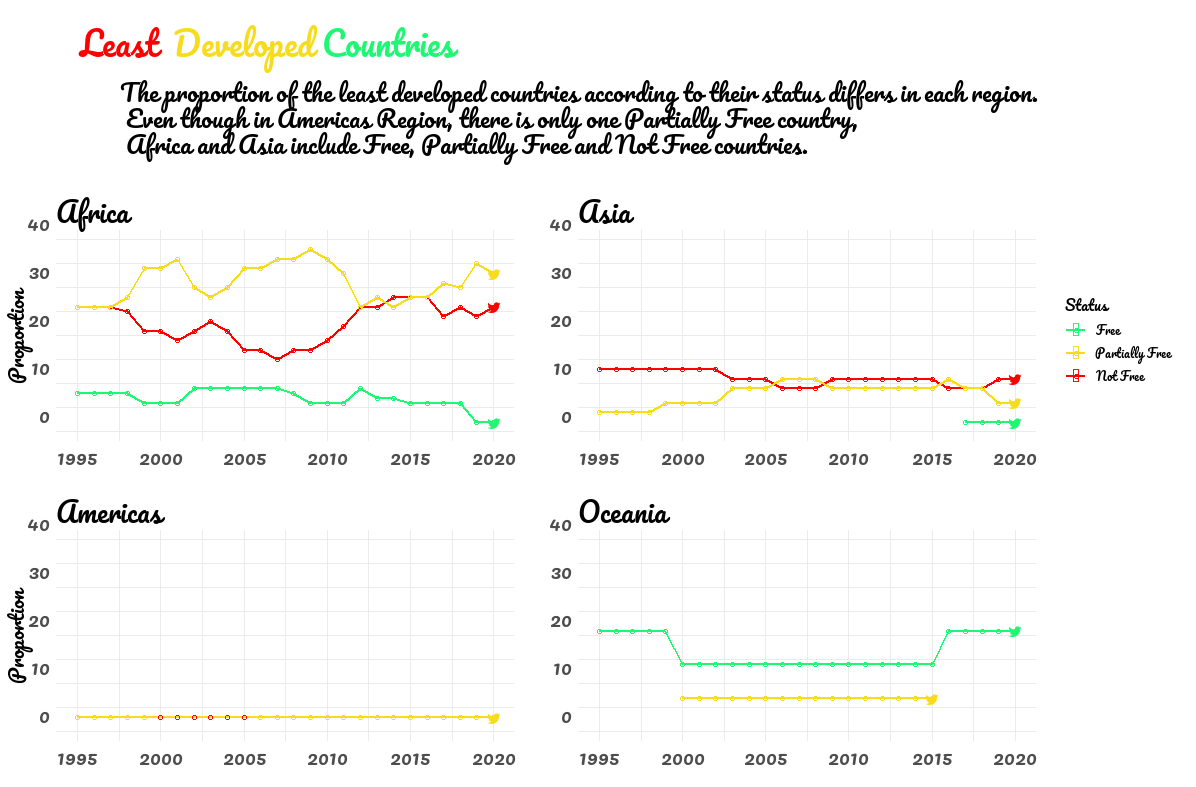

Here is the R script that generated this plot:
# Get the Data

# Read in with tidytuesdayR package 
# Install from CRAN via: install.packages("tidytuesdayR")
# This loads the readme and all the datasets for the week of interest

# Either ISO-8601 date or year/week works!

tuesdata <- tidytuesdayR::tt_load('2022-02-22')
tuesdata <- tidytuesdayR::tt_load(2022, week = 8)

freedom <- tuesdata$freedom

library(tidyverse)
library(ggplot2)
library(fontawesome)
library(emojifont)
library(showtext)
library(cowplot)
library(grid)


# 193 countiries
# 5 Regions --> Africa, Americas, Asia, Europe, Oceania
# 7 Groups
# 3 Status

# Region 1: Africa

fa <- fontawesome('fa-twitter')

font_add_google(name = "Pacifico",   
                family = "pacifico")

nr_countries_Africa <- freedom %>%
  filter(Region_Name == "Africa") %>%
  group_by(year) %>%
  distinct(country) %>%
  count() 

freedom_data_Africa <- freedom %>%
  filter(is_ldc == 1, Region_Name == "Africa") %>%
  group_by(year, Status) %>%
  count() %>%
  arrange(year, Status) %>%
  mutate(freedom_new = ifelse(year == 2020, fa, NA),
         freq_country = ifelse(year %in% c(1995:2010), 53, 54),
         prop = round(n/freq_country * 100), 1)


p1 <- ggplot(freedom_data_Africa, aes(x = year, y = prop, color = Status, group = Status)) +
  geom_line(stat = "identity", size = 1) +
  geom_point(shape = "circle open") +
  ylim(c(0, 40)) +
  geom_text(freedom_data_Africa, mapping = aes(label = freedom_new), family ='fontawesome-webfont') +
  scale_colour_manual(values = c("F" = "#1DF771", "PF" = "#F7DC1D", "NF" = "red"),
                      labels = c("Free", "Partially Free", "Not Free")) +
  coord_cartesian() +
    labs(x = "",
       y = "Proportion",
       title = "Africa") +
  theme_minimal() +
  theme(text = element_text(family = "pacifico"),
        axis.title = element_text(size = 15),
        legend.position = "none",
        plot.title = element_text(size = 20),
        axis.text.x = element_text(size = 15),
        axis.text.y = element_text(size = 15, vjust = -0.5))

# Region 2: Asia

nr_countries_Asia <- freedom %>%
  filter(Region_Name == "Asia") %>%
  group_by(year) %>%
  distinct(country) %>%
  count() 

freedom_data_Asia <- freedom %>%
  filter(is_ldc == 1, Region_Name == "Asia") %>%
  group_by(year, Status) %>%
  count() %>%
  arrange(year, Status) %>%
  mutate(freedom_new = ifelse(year == 2020, fa, NA),
         freq_country = ifelse(year %in% c(1995:1998), 46, 47),
         prop = round(n/freq_country * 100), 1)

p2 <- ggplot(freedom_data_Asia, aes(x = year, y = prop, color = Status, group = Status)) +
  geom_line(stat = "identity", size = 1) +
  geom_point(shape = "circle open") +
  ylim(c(0, 40)) +
  geom_text(freedom_data_Asia, mapping = aes(label = freedom_new), family ='fontawesome-webfont') +
  scale_colour_manual(values = c("F" = "#1DF771", "PF" = "#F7DC1D", "NF" = "red")) +
  coord_cartesian() +
  labs(x = "",
       y = "",
       title = "Asia") +
  theme_minimal() +
  theme(text = element_text(family = "pacifico"),
        axis.title = element_text(size = 15),
        legend.position = "none",
        plot.title = element_text(size = 20),
        axis.text.x = element_text(size = 15),
        axis.text.y = element_text(size = 15, vjust = -0.5))

# Region 3: Americas

nr_countries_Americas <- freedom %>%
  filter(Region_Name == "Americas") %>%
  group_by(year) %>%
  distinct(country) %>%
  count() 

freedom_data_Americas <- freedom %>%
  filter(is_ldc == 1, Region_Name == "Americas") %>%
  group_by(year, Status) %>%
  count() %>%
  arrange(year, Status) %>%
  mutate(freedom_new = ifelse(year == 2020, fa, NA),
         freq_country = 35,
         prop = round(n/freq_country * 100), 1) 
 

p3 <- ggplot(freedom_data_Americas, aes(x = year, y = prop, color = Status, group = Status)) +
  geom_line(stat = "identity", size = 1) +
  geom_point(shape = "circle open") +
  ylim(c(0, 40)) +
  geom_text(freedom_data_Americas, mapping = aes(label = freedom_new), family ='fontawesome-webfont') +
  scale_colour_manual(values = c("F" = "#1DF771", "PF" = "#F7DC1D", "NF" = "red")) +
  coord_cartesian() +
  labs(x = "",
       y = "Proportion",
       title = "Americas") +
  theme_minimal() +
  theme(text = element_text(family = "pacifico"),
        axis.title = element_text(size = 15),
        legend.position = "none",
        plot.title = element_text(size = 20),
        axis.text.x = element_text(size = 15),
        axis.text.y = element_text(size = 15, vjust = -0.5))

# Region 4: Oceania

nr_countries_Oceania <- freedom %>%
  filter(Region_Name == "Oceania") %>%
  group_by(year) %>%
  distinct(country) %>%
  count() 

freedom_data_Oceania <- freedom %>%
  filter(is_ldc == 1, Region_Name == "Oceania") %>%
  group_by(year, Status) %>%
  count() %>%
  arrange(year, Status) %>%
  mutate(freedom_new = ifelse(year == 2020 || (year == 2015 & Status == "PF"), fa, NA),
             freq_country = 14,
         prop = round(n/freq_country * 100), 1)


p4 <- ggplot(freedom_data_Oceania, aes(x = year, y = prop, color = Status, group = Status)) +
  geom_line(stat = "identity", size = 1) +
  geom_point(shape = "circle open") +
  ylim(c(0, 40)) +
  geom_text(freedom_data_Oceania, mapping = aes(label = freedom_new), family ='fontawesome-webfont') +
  scale_colour_manual(values = c("F" = "#1DF771", "PF" = "#F7DC1D", "NF" = "red")) +
  coord_cartesian() +
  labs(x = "",
       y = "",
       title = "Oceania") +
  theme_minimal() +
  theme(text = element_text(family = "pacifico"),
        axis.title = element_text(size = 15),
        legend.position = "none",
        plot.title = element_text(size = 20),
        axis.text.x = element_text(size = 15),
        axis.text.y = element_text(size = 15, vjust = -0.5))

legend<- get_legend(p1 + 
    guides(color = guide_legend(ncol = 1)) +
    theme(legend.position = "right")
)

plots <- align_plots(p1, p2, p3, p4,legend, align = 'r', axis = 'r')

title <- ggdraw() + 
  draw_label(
    "Least  ",
    fontface = 'bold',
    fontfamily = "pacifico",
    hjust = 0.5,
    x = 0.1,
    size = 25,
    color = "red"
  ) + 
  draw_label(
    "Developed ",
    fontface = 'bold',
    fontfamily = "pacifico",
    hjust = 0.5,
    x = 0.205,
    size = 25,
    color = "#F7DC1D"
  ) +
  draw_label(
    "Countries ",
    fontface = 'bold',
    fontfamily = "pacifico",
    hjust = 0.5,
    x = 0.325,
    size = 25,
    color = "#1DF771"
  ) +
  draw_label(
    "The proportion of the least developed countries according to their status differs in each region.\n Even though in Americas Region, there is only one Partially Free country, \n Africa and Asia include Free, Partially Free and Not Free countries.",
    fontface = 'bold',
    fontfamily = "pacifico",
    hjust = 0,
    x = 0.1,
    y = 0.25,
    size = 18,
    color = "black"
  )

top_row <-  plot_grid(
  plots[[1]], plots[[2]], legend,
  labels = "",
  rel_widths = c(1, 1, 0.3),
  nrow = 1
)

bottom_row <- plot_grid(
  plots[[3]], plots[[4]], get_legend(p1 + scale_shape(guide = FALSE)),
  labels = "",
  rel_widths = c(1, 1, 0.3), 
  nrow = 1
)
plot_grid(title, top_row, bottom_row, labels = "", ncol = 1)


ggsave("Week82.png", final_plot)

